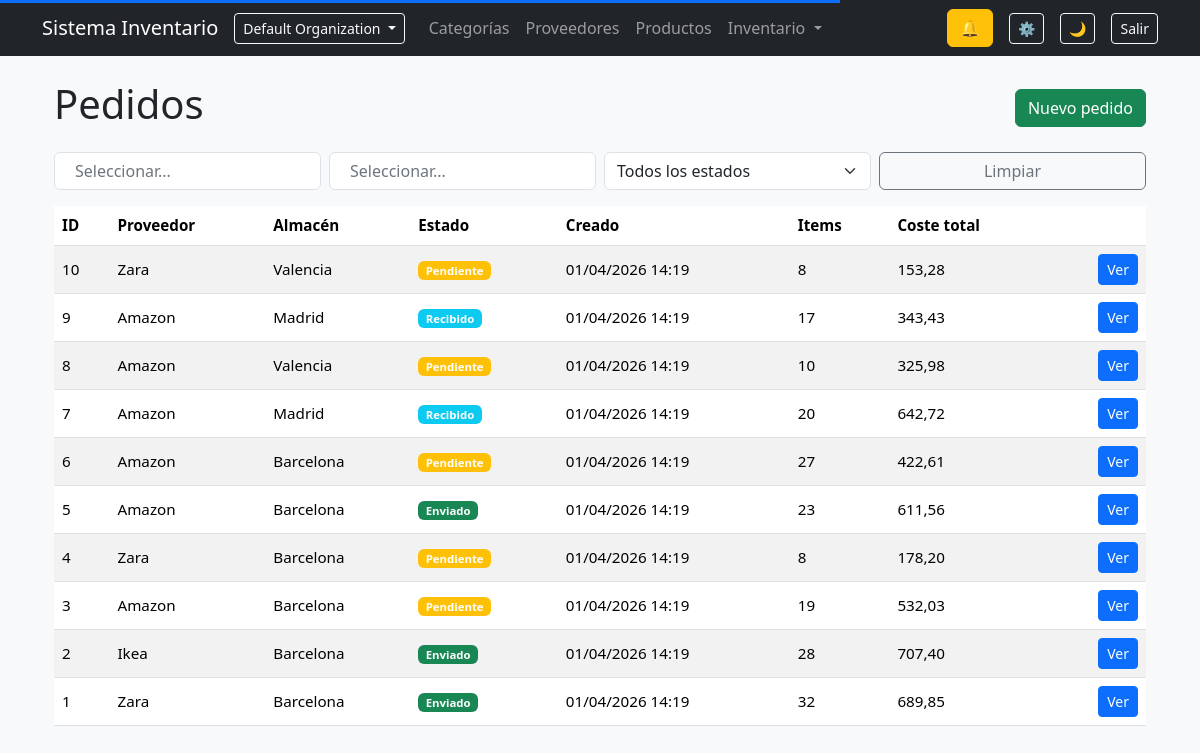
The page /inventory/orders/ (signed in) on the database its author committed.
### organizations/models.py (models this page shows, shortened)
class Organization(models.Model):
    name = models.CharField(max_length=150)
    slug = models.SlugField(unique=True)
    owner = models.ForeignKey(
        User,
        on_delete=models.CASCADE,
        related_name="owned_organizations"
    )
    created_at = models.DateTimeField(auto_now_add=True)
    class Meta:
        ordering = ["name"]

### inventory/models/orders.py (models this page shows, shortened)
class Order(models.Model):
    STATUS_CHOICES = (
        ("pending", "Pendiente"),
        ("sent", "Enviado"),
        ("received", "Recibido"),
        ("cancelled", "Cancelado"),
        ("partially_received", "Parcialmente recibido"),
        ("backordered", "Backorder"),
    )
    organization = models.ForeignKey(
        Organization,
        on_delete=models.CASCADE,
        related_name="orders",
        db_index=True,
    )
    supplier = models.ForeignKey(
        Supplier,
        on_delete=models.SET_NULL,
        null=True,
        related_name="orders",
    )
    location = models.ForeignKey(
        Location,
        on_delete=models.SET_NULL,
        null=True,
        related_name="orders",
    )
    status = models.CharField(max_length=20, choices=STATUS_CHOICES, default="pending")
    created_at = models.DateTimeField(auto_now_add=True)
    sent_at = models.DateTimeField(null=True, blank=True)
    received_at = models.DateTimeField(null=True, blank=True)
    estimated_arrival = models.DateField(null=True, blank=True)
    class Meta:
        ordering = ["-created_at"]
        indexes = [
            models.Index(fields=["organization", "created_at"]),
        ]
    @property
    def total_items(self):
        return sum(item.quantity for item in self.items.all())
    @property
    def total_cost(self):
        return sum(item.total_cost for item in self.items.all())

class OrderItem(models.Model):
    organization = models.ForeignKey(
        Organization,
        on_delete=models.CASCADE,
        related_name="order_items",
        db_index=True,
    )
    order = models.ForeignKey(
        Order,
        on_delete=models.CASCADE,
        related_name="items",
    )
    product = models.ForeignKey(
        Product,
        on_delete=models.SET_NULL,
        null=True,
        related_name="order_items",
    )
    quantity = models.PositiveIntegerField()
    cost_price = models.DecimalField(max_digits=10, decimal_places=2)
    class Meta:
        indexes = [
            models.Index(fields=["organization", "order"]),
        ]
    @property
    def total_cost(self):
        return self.quantity * self.cost_price

### suppliers/models.py (models this page shows)
class Supplier(models.Model):
    organization = models.ForeignKey(
        Organization,
        on_delete=models.CASCADE,
        related_name="suppliers",
        db_index=True,
    )
    name = models.CharField(max_length=150, db_index=True)
    contact_name = models.CharField(max_length=100, blank=True)
    email = models.EmailField(blank=True)
    phone = models.CharField(max_length=20, blank=True)
    address = models.TextField(blank=True)
    lead_time_days = models.PositiveIntegerField(default=0)
    default_order_quantity = models.PositiveIntegerField(default=0, blank=True)
    class Meta:
        ordering = ['name']
        unique_together = ("organization", "name")
        indexes = [
            models.Index(fields=["organization", "name"]),
        ]
    def __str__(self):
        return self.name

### inventory/models/locations.py (models this page shows)
class Location(models.Model):
    organization = models.ForeignKey(
        Organization,
        on_delete=models.CASCADE,
        related_name="locations",
        db_index=True,
    )
    name = models.CharField(max_length=150)
    address = models.TextField(blank=True)
    is_active = models.BooleanField(default=True)
    class Meta:
        ordering = ["name"]
        unique_together = ("organization", "name")
        indexes = [
            models.Index(fields=["organization", "name"]),
        ]
    def __str__(self):
        return self.name

### inventory/views/orders.py (the view, shortened to what this page needs)
def order_list(request):
    view = ListViewMixin()
    view.allowed_sort_fields = [
        "id",
        "supplier__name",
        "location__name",
        "status",
        "created_at",
    ]
    view.default_ordering = "-created_at"
    qs = Order.objects.select_related("supplier", "location").filter(
        organization=request.organization
    )
    filter_form = OrderFilterForm(
        request.GET or None,
        organization=request.organization
    )
    qs = view.apply_ordering(request, qs)
    page_obj = view.paginate_queryset(request, qs)
    context = {
        "orders": page_obj,
        "page_obj": page_obj,
        "filter_form": filter_form,
        **view.get_ordering_context(request),
    }
    if view.is_htmx(request):
        return render(request, "inventory/orders/partials/table.html", context)
    return render(request, "inventory/orders/list.html", context)

### inventory/forms/orders.py
class OrderFilterForm(forms.Form):
    supplier = forms.ModelChoiceField(
        queryset=Supplier.objects.none(),
        required=False,
        widget=forms.Select(attrs={"class": "form-select select2"}),
        label="Proveedor",
    )
    location = forms.ModelChoiceField(
        queryset=Location.objects.none(),
        required=False,
        widget=forms.Select(attrs={"class": "form-select select2"}),
        label="Almacén",
    )
    status = forms.ChoiceField(
        required=False,
        choices=[("", "Todos los estados")] + list(Order.STATUS_CHOICES),
        widget=forms.Select(attrs={"class": "form-select"}),
        label="Estado",
    )
    def __init__(self, *args, **kwargs):
        organization = kwargs.pop("organization", None)
        super().__init__(*args, **kwargs)
        if organization:
            self.fields["supplier"].queryset = Supplier.objects.filter(organization=organization)
            self.fields["location"].queryset = Location.objects.filter(organization=organization)

### accounts/permissions.py (called while the page is built, shortened)
def _get_membership(user):
    if not user or not user.is_authenticated:
        return None
    request = getattr(user, "_request", None)
    membership = user.memberships.filter(is_active=True).first()
    return membership

def _has_role(user, roles):
    membership = _get_membership(user)
    if not membership:
        return False
    return membership.role in roles

def _is_owner(user):
    return _has_role(user, [Membership.Roles.OWNER])

def _is_admin(user):
    return _has_role(user, [Membership.Roles.OWNER, Membership.Roles.ADMIN])

def _is_manager(user):
    return _has_role(user, [
        Membership.Roles.OWNER,
        Membership.Roles.ADMIN,
        Membership.Roles.MANAGER
    ])

def _is_staff(user):
    return _has_role(user, [
        Membership.Roles.OWNER,
        Membership.Roles.ADMIN,
        Membership.Roles.MANAGER,
        Membership.Roles.STAFF
    ])

def can_view_products(user):
    return _is_staff(user)

def can_create_products(user):
    return _is_manager(user)

def can_edit_products(user):
    return _is_manager(user)

def can_delete_products(user):
    return _is_admin(user)

def can_export_products(user):
    return _is_manager(user)

def can_view_categories(user):
    return _is_staff(user)

def can_manage_categories(user):
    return _is_manager(user)

def can_view_suppliers(user):
    return _is_staff(user)

def can_manage_suppliers(user):
    return _is_manager(user)

def can_view_locations(user):
    return _is_staff(user)

### inventory/templates/inventory/orders/list.html (shortened to what this page needs)
{% extends "base.html" %}
{% block content %}
<div class="container mt-4">
    <div class="d-flex justify-content-between align-items-center mb-3">
        <h1>Pedidos</h1>
        {% if perm.create_order %}
            <a href="{% url 'order_create' %}" class="btn btn-success">Nuevo pedido</a>
        {% endif %}
    </div>
    <form
        method="get"
        class="row g-2 mb-3"
        hx-get="{% url 'order_list' %}"
        hx-target="#orders-table"
        hx-swap="innerHTML"
        hx-push-url="true"
        hx-trigger="change delay:300ms"
    >
        <div class="col-md-3">
        </div>
        <div class="col-md-3">
        </div>
        <div class="col-md-3">
            {{ filter_form.status }}
        </div>
        <div class="col-md-3 d-grid">
            <button type="button"
                    class="btn btn-outline-secondary"
                    onclick="clearFilters(this)">
                Limpiar
            </button>
        </div>
    </form>
    <div id="orders-table"
         hx-get="{% url 'order_list' %}"
         hx-trigger="load, inventory:orders_updated from:body"
         hx-target="this"
         hx-swap="innerHTML">
        {% include "inventory/orders/partials/table.html" %}
    </div>
</div>
{% endblock %}

### templates/partials/navbar.html (shortened to what this page needs)
<nav class="navbar navbar-expand-lg navbar-dark bg-dark mb-4">
    <div class="container">
        <a class="navbar-brand" href="{% url 'dashboard' %}">Sistema Inventario</a>
        <div class="collapse navbar-collapse" id="navbarMain">
            <div class="dropdown me-3">
                <button class="btn btn-sm btn-outline-light dropdown-toggle" data-bs-toggle="dropdown">
                    {{ organization.name }}
                </button>
            </div>
            <ul class="navbar-nav me-auto mb-2 mb-lg-0">
                <li class="nav-item"><a href="/categorias/" class="nav-link">Categorías</a></li>
                <li class="nav-item"><a href="/proveedores/" class="nav-link">Proveedores</a></li>
                <li class="nav-item"><a href="/productos/" class="nav-link">Productos</a></li>
                <li class="nav-item dropdown">
                    <a class="nav-link dropdown-toggle" href="#" data-bs-toggle="dropdown">
                        Inventario
                    </a>
                </li>
            </ul>
            <div class="d-flex align-items-center gap-3 me-3">
                <div id="notifications-bell"
                     hx-get="{% url 'notifications:notifications_counter' %}"
                     hx-trigger="load, inventory:notifications_updated from:body"
                     hx-target="this"
                     hx-swap="outerHTML">
                    {% include 'notifications/partials/bell.html' %}
                </div>
                <a href="{% url 'notification_preferences' %}"
                   class="btn btn-sm btn-outline-light"
                   title="Configurar notificaciones">
                    ⚙️
                </a>
            </div>
            <button id="themeToggle" class="btn btn-sm btn-outline-light me-3">🌙</button>
            <form method="post" action="{% url 'logout' %}">
                <button class="btn btn-sm btn-outline-light">Salir</button>
            </form>
        </div>
    </div>
</nav>

### inventory/templates/inventory/orders/partials/table.html (shortened to what this page needs)
<div class="table-responsive">
<table class="table table-striped align-middle">
    <thead>
        <tr>
            {% include "partials/sortable_th.html" with field="id" label="ID" target="#orders-table" %}
            {% include "partials/sortable_th.html" with field="supplier__name" label="Proveedor" target="#orders-table" %}
            {% include "partials/sortable_th.html" with field="location__name" label="Almacén" target="#orders-table" %}
            {% include "partials/sortable_th.html" with field="status" label="Estado" target="#orders-table" %}
            {% include "partials/sortable_th.html" with field="created_at" label="Creado" target="#orders-table" %}
            {% include "partials/sortable_th.html" with field="id" label="Items" target="#orders-table" %}
            {% include "partials/sortable_th.html" with field="id" label="Coste total" target="#orders-table" %}
            <th></th>
        </tr>
    </thead>
    <tbody>
        {% for order in orders %}
        <tr>
            <td>{{ order.id }}</td>
            <td>{{ order.supplier }}</td>
            <td>{{ order.location }}</td>
            <td>
                {% if order.status == "pending" %}
                    <span class="badge bg-warning">Pendiente</span>
                {% elif order.status == "sent" %}
                    <span class="badge bg-success">Enviado</span>
                {% elif order.status == "received" %}
                    <span class="badge bg-info">Recibido</span>
                {% elif order.status == "cancelled" %}
                    <span class="badge bg-danger">Cancelado</span>
                {% elif order.status == "partially_received" %}
                    <span class="badge bg-primary">Parcialmente recibido</span>
                {% elif order.status == "backordered" %}
                    <span class="badge bg-secondary">Backorder</span>
                {% endif %}
            </td>
            <td>{{ order.created_at|date:"d/m/Y H:i" }}</td>
            <td>{{ order.total_items }}</td>
            <td>{{ order.total_cost }}</td>
            <td class="text-end">
                <a href="{% url 'order_detail' order.id %}" class="btn btn-sm btn-primary">Ver</a>
            </td>
        </tr>
        {% empty %}
        <tr>
            <td colspan="8" class="text-center">No hay pedidos registrados.</td>
        </tr>
        {% endfor %}
    </tbody>
</table>
</div>

### static/css/core.css (style rules this page uses)
:root { --bg: #f8f9fa; --text: #212529; --card: #ffffff; --border: #dee2e6; }
body { background: var(--bg); color: var(--text); transition: background .25s ease, color .25s ease; }
.table { font-size: 0.95rem; }
th { user-select: none; }
input, select { background: var(--card); color: var(--text); border: 1px solid var(--border); }

### dashboard/static/dashboard/css/dashboard.css (style rules this page uses)
:root { --section-bg: #ffffff; --sub-bg: #414040; --sub-text: #fafafa; }

### rows shown on the page
Organization: name "Default Organization"
Order: id "10", supplier "Zara", location "Valencia", status "Pendiente", created_at "01/04/2026 14:19", total_items "8", total_cost "153,28"
Order: id "9", supplier "Amazon", location "Madrid", status "Recibido", created_at "01/04/2026 14:19", total_items "17", total_cost "343,43"
Order: id "8", supplier "Amazon", location "Valencia", status "Pendiente", created_at "01/04/2026 14:19", total_items "10", total_cost "325,98"
Order: id "7", supplier "Amazon", location "Madrid", status "Recibido", created_at "01/04/2026 14:19", total_items "20", total_cost "642,72"
Order: id "6", supplier "Amazon", location "Barcelona", status "Pendiente", created_at "01/04/2026 14:19", total_items "27", total_cost "422,61"
Order: id "5", supplier "Amazon", location "Barcelona", status "Enviado", created_at "01/04/2026 14:19", total_items "23", total_cost "611,56"
Order: id "4", supplier "Zara", location "Barcelona", status "Pendiente", created_at "01/04/2026 14:19", total_items "8", total_cost "178,20"
Order: id "3", supplier "Amazon", location "Barcelona", status "Pendiente", created_at "01/04/2026 14:19", total_items "19", total_cost "532,03"
Order: id "2", supplier "Ikea", location "Barcelona", status "Enviado", created_at "01/04/2026 14:19", total_items "28", total_cost "707,40"
Order: id "1", supplier "Zara", location "Barcelona", status "Enviado", created_at "01/04/2026 14:19", total_items "32", total_cost "689,85"

### other values the page prints
{{ label }} "ID Proveedor Almacén Estado Creado Items Coste total"
